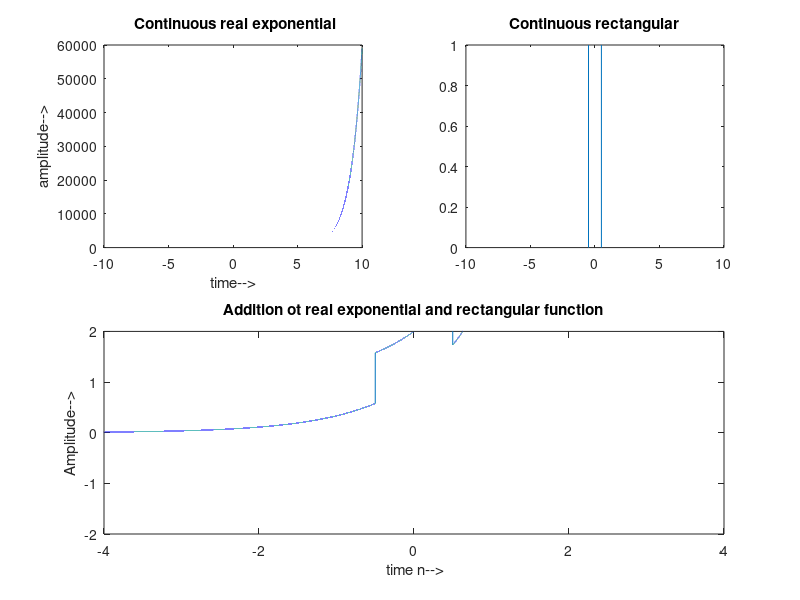

This chart was generated by the following MATLAB code:
f=1000;
n=-10:.1/f:10;
a=3;
x=a.^n;
subplot(2,2,1);
plot(n,x);
xlabel('time-->');
ylabel('amplitude-->');
title(' Continuous real exponential');

y=rectpuls(n);
subplot(2,2,2);
plot(n,y);
title('Continuous rectangular');

for i=1:length(x)
    add(i)=x(i)+y(i);
end
subplot(2,2,3:4);
plot(n,add);
axis([-4 4 -2 2]);
xlabel(' time n-->');
ylabel('Amplitude-->');
title('Addition ot real exponential and rectangular function');
